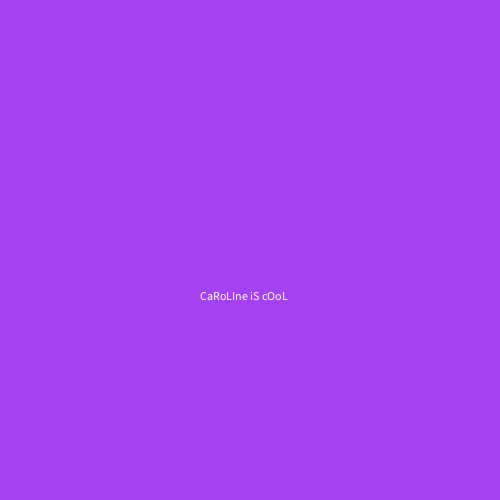
Frame 1 (no input)
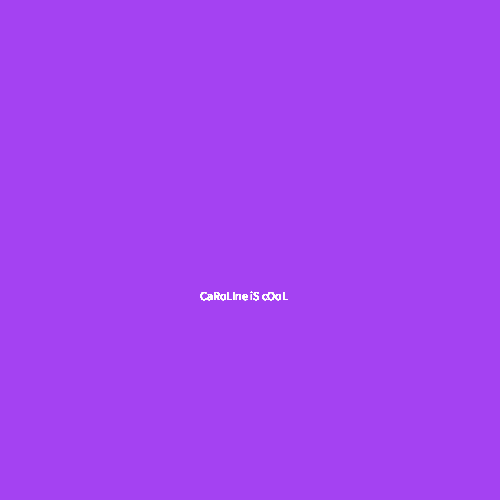
Frame 60 (the mouse pressed at the canvas centre just before this capture)
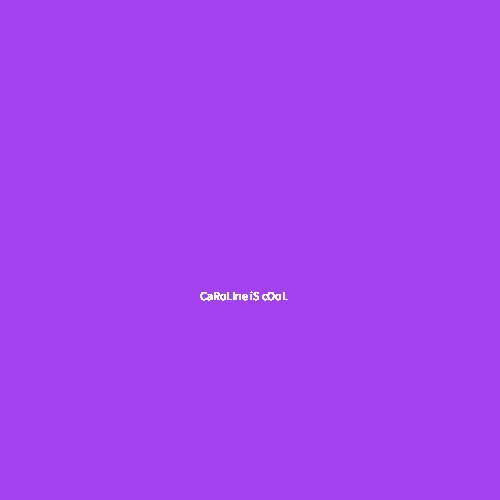
Frame 120 (the mouse held since frame 60 and released just before this capture)

The Processing sketch that drew these frames (run headless with seeded random() and noise(); from frame 60 on, the mouse is pressed at the canvas centre):

// Processing sketch: processing_30958
// ── processing_30958.pde

void setup() {  
   size(500, 500);
   background((color)random(255), random(255), random(255)); 
}
 
void draw() {  
text("CaRoLIne iS cOoL", 200, 300);
}
   
 void mousePressed(){
  
line(200, 305, 310, 305);
line(200, 280, 310, 280);
line(200, 280, 200, 305);


  }

                
                
